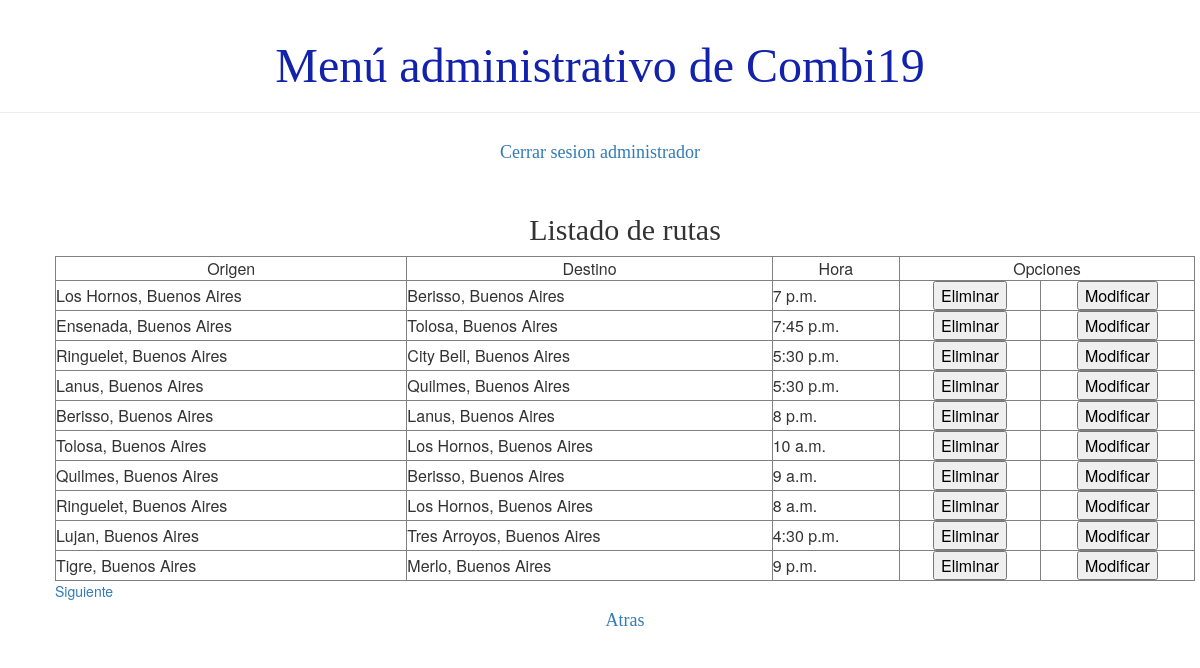
/usuario/listaRuta (signed in), run on the app's committed database.
### demo1/models.py (models this page shows, shortened)
class Ruta(models.Model):
    combi = models.ForeignKey(Combi, on_delete=models.CASCADE)
    origen = models.ForeignKey(Lugar, on_delete=models.CASCADE, related_name='origen')
    destino = models.ForeignKey(Lugar, on_delete=models.CASCADE, related_name='destino')
    hora = models.TimeField()
    distancia = models.IntegerField()
    activo = models.BooleanField(default=True)

### demo1/views.py (the view)
# urls.py: path('usuario/listaRuta',views.listado_ruta ,name='listado_ruta'),
def listado_ruta(request):
    rutas=obtenerOrigenesDestino()
    page_obj,cantidad = listadoDePaginacion(rutas, request)
    return render(request, 'demo1/listados/listado_ruta.html',{'page_obj':page_obj, 'cantidad':cantidad})

### demo1/views.py (called while the page is built)
def listadoDePaginacion(lista, request):
    paginator= Paginator(lista, 10)
    cantidad=False if (paginator.count == 0) else True
    page_number = request.GET.get('page')
    return (paginator.get_page(page_number), cantidad)

def obtenerOrigenesDestino():
    rutas=Ruta.objects.filter(activo=True)
    lista=[]
    for r in rutas:
        o=Lugar.objects.get(id=r.origen.id)
        d=Lugar.objects.get(id=r.destino.id)
        dic={'origen': o.nombre_de_lugar+', '+o.provincia, 'destino': d.nombre_de_lugar+', '+d.provincia, 'hora':r.hora, 'pk':r.id }
        lista.append(dic)
    return lista

### demo1/templates/demo1/listados/listado_ruta.html (shortened to what this page needs)
{% extends 'demo1/base.html' %}
{% load static %}
{% block content %}
<div class="card">
    <h2>Listado de rutas</h2>
</div>
    <div >
    <table class="tablalista" width=100% border="1">
        <tbody>
        {% if cantidad %}
            <tr>
                <td align="center">Origen</td>
                <td align="center">Destino</td>
                <td align="center">Hora</td>
                <td align="center" colspan="2">Opciones</td>
            </tr>
            {% for i in page_obj %}
                <tr>
                    <td>{{ i.origen  }}</td>
                    <td>{{ i.destino }}</td>
                    <td>{{ i.hora }}</td>
                    <td align="center">
                        <button onclick="confirmarEliminacion('{% url 'eliminar_ruta' pk=i.pk%}', 'Esta seguro que desea eliminar la ruta?' )" style="color: black;">Eliminar</button></td>
                    <td align="center">
                        <button><a href="{% url 'modificar_ruta' pk=i.pk%}" style="text-decoration:none; color: black;">Modificar</a></button>
                    </td>
                </tr>
            {% endfor %}
        {% else %}
            <p>No se registro ninguna ruta</p>
        {% endif %}
    </tbody>
    </table>
    </div>
    <div>
        {%if page_obj.has_next %}
            <a href="?page={{ page_obj.next_page_number}}">Siguiente</a>
        {%endif%}
</div>
<div class="card"><h4><a href="{% url 'principal' %}">Atras</a></h4></div>
{% endblock %}

### demo1/static/css/demo1.css (style rules this page uses)
h4 { color: #02105e; }
h1, h2, h3, h4 { font-family: 'Lobster', cursive; }
.card { display: flex; align-items: center; justify-content: center; }

### data on the page
Ruta: hora "7 p.m."
Ruta: hora "7:45 p.m."
Ruta: hora "5:30 p.m."
Ruta: hora "5:30 p.m."
Ruta: hora "8 p.m."
Ruta: hora "10 a.m."
Ruta: hora "9 a.m."
Ruta: hora "8 a.m."
Ruta: hora "4:30 p.m."
Ruta: hora "9 p.m."

### other printed values
{{ i.origen }} "Los Hornos, Buenos Aires" "Ensenada, Buenos Aires" "Ringuelet, Buenos Aires" "Lanus, Buenos Aires" "Berisso, Buenos Aires" "Tolosa, Buenos Aires" "Quilmes, Buenos Aires" "Ringuelet, Buenos Aires" "Lujan, Buenos Aires" "Tigre, Buenos Aires"
{{ i.destino }} "Berisso, Buenos Aires" "Tolosa, Buenos Aires" "City Bell, Buenos Aires" "Quilmes, Buenos Aires" "Lanus, Buenos Aires" "Los Hornos, Buenos Aires" "Berisso, Buenos Aires" "Los Hornos, Buenos Aires" "Tres Arroyos, Buenos Aires" "Merlo, Buenos Aires"
